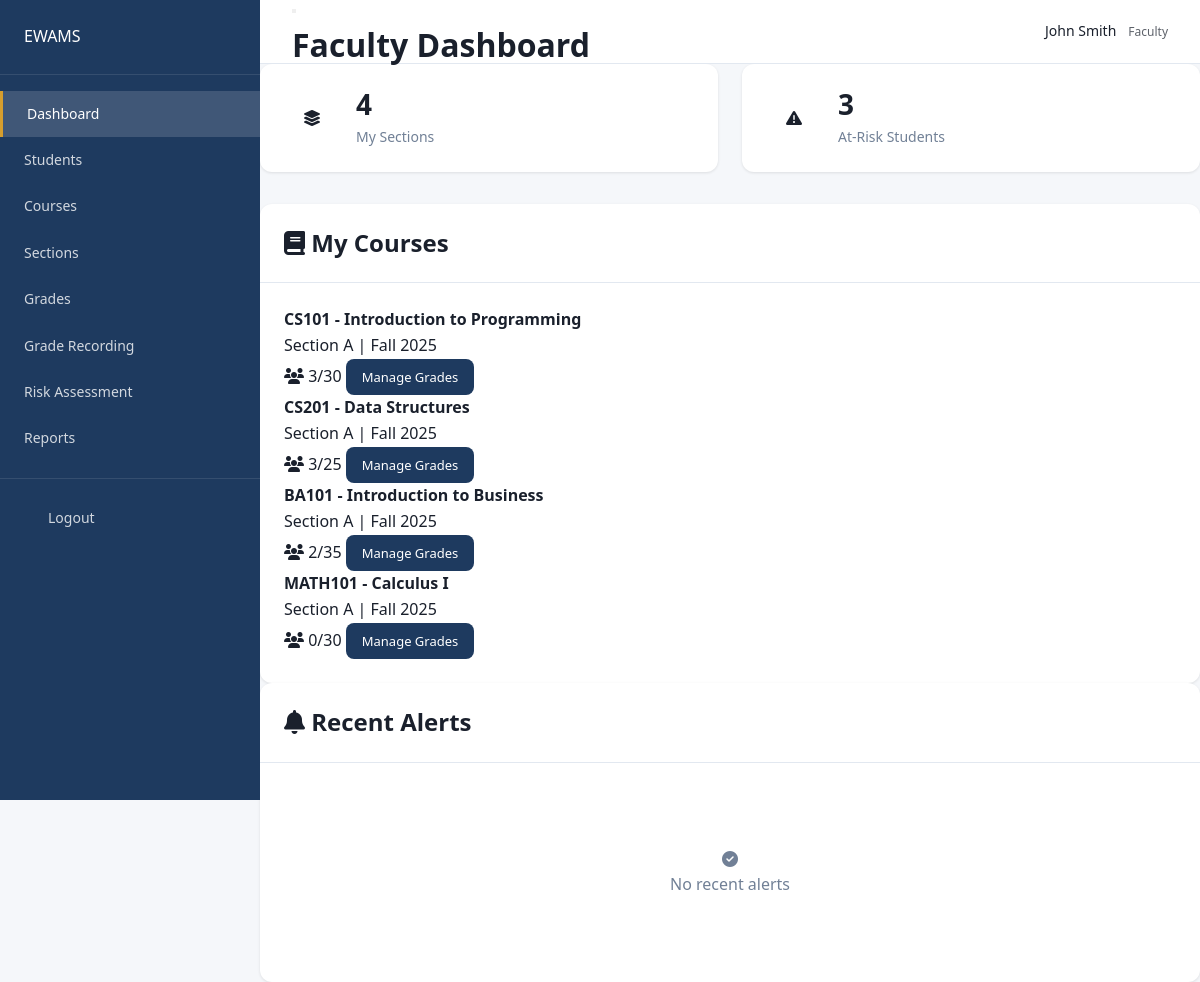
/dashboard (signed in), run on the app's committed database.
### tables this page shows
CREATE TABLE `sections` (
  `id` int NOT NULL AUTO_INCREMENT,
  `course_id` int NOT NULL,
  `term_id` int NOT NULL,
  `instructor_id` int DEFAULT NULL,
  `section_number` varchar(20) NOT NULL,
  `capacity` int DEFAULT '30',
  `schedule` varchar(255) DEFAULT NULL,
  `room` varchar(50) DEFAULT NULL,
  `created_at` timestamp DEFAULT CURRENT_TIMESTAMP,
  PRIMARY KEY (`id`),
  UNIQUE KEY `unique_section` (`course_id`, `term_id`, `section_number`),
  KEY `course_id` (`course_id`),
  KEY `term_id` (`term_id`),
  KEY `instructor_id` (`instructor_id`)
);

CREATE TABLE `courses` (
  `id` int NOT NULL AUTO_INCREMENT,
  `code` varchar(20) NOT NULL,
  `name` varchar(255) NOT NULL,
  `description` text,
  `credits` int DEFAULT '3',
  `program_id` int DEFAULT NULL,
  `created_at` timestamp DEFAULT CURRENT_TIMESTAMP,
  PRIMARY KEY (`id`),
  UNIQUE KEY `code` (`code`),
  KEY `program_id` (`program_id`)
);

CREATE TABLE `academic_terms` (
  `id` int NOT NULL AUTO_INCREMENT,
  `name` varchar(100) NOT NULL,
  `start_date` date NOT NULL,
  `end_date` date NOT NULL,
  `is_current` tinyint(1) DEFAULT '0',
  `created_at` timestamp DEFAULT CURRENT_TIMESTAMP,
  PRIMARY KEY (`id`)
);

### config/config.php (called while the page is built, shortened)
<?php
function getDB() {
    static $pdo = null;
    if ($pdo === null) {
        try {
            $pdo = new PDO(
                "mysql:host=" . DB_HOST . ";dbname=" . DB_NAME . ";charset=utf8mb4",
                DB_USER,
                DB_PASS,
                [PDO::ATTR_ERRMODE => PDO::ERRMODE_EXCEPTION, PDO::ATTR_DEFAULT_FETCH_MODE => PDO::FETCH_ASSOC]
            );
        } catch (PDOException $e) {
            die("Database connection failed: " . $e->getMessage());
        }
    }
    return $pdo;
}
function getCurrentUserId() {
    return $_SESSION['user_id'] ?? null;
}

### models/AcademicTerm.php (called while the page is built, shortened)
<?php
class AcademicTerm {
    private $db;
    public function __construct() {
        $this->db = getDB();
    }
    public function getCurrent() {
        $stmt = $this->db->query("SELECT * FROM academic_terms WHERE is_current = 1 LIMIT 1");
        return $stmt->fetch();
    }
}

### models/Section.php (called while the page is built, shortened)
<?php
class Section {
    private $db;
    public function __construct() {
        $this->db = getDB();
    }
    public function getByInstructor($instructorId, $termId = null) {
        $sql = "
            SELECT s.*, c.code as course_code, c.name as course_name, c.credits, t.name as term_name,
                   (SELECT COUNT(*) FROM enrollments WHERE section_id = s.id AND status = 'active') as enrolled_count
            FROM sections s
            JOIN courses c ON s.course_id = c.id
            LEFT JOIN academic_terms t ON s.term_id = t.id
            WHERE s.instructor_id = ?
        ";
        if ($termId) {
            $sql .= " AND s.term_id = ?";
            $stmt = $this->db->prepare($sql);
            $stmt->execute([$instructorId, $termId]);
        } else {
            $stmt = $this->db->prepare($sql);
            $stmt->execute([$instructorId]);
        }
        return $stmt->fetchAll();
    }
}

### models/Alert.php (called while the page is built, shortened)
<?php
class Alert {
    private $db;
    public function __construct() {
        $this->db = getDB();
    }
    public function getStudentAlerts($studentId, $limit = 10) {
        $limit = (int) $limit;
        $stmt = $this->db->prepare("
            SELECT * FROM alerts WHERE student_id = ? ORDER BY created_at DESC LIMIT $limit
        ");
        $stmt->execute([$studentId]);
        return $stmt->fetchAll();
    }
}

### views/dashboard/faculty.php (the view, shortened to what this page needs)
<?php
include __DIR__ . '/../layouts/header.php';
?>
<div class="dashboard">
    <div class="stats-grid">
        <div class="stat-card">
            <div class="stat-icon blue">
                <i class="fas fa-layer-group"></i>
            </div>
            <div class="stat-content">
                <h3><?php echo count($dashboardData['sections'] ?? []); ?></h3>
                <p>My Sections</p>
            </div>
        </div>
        <div class="stat-card">
            <div class="stat-icon red">
                <i class="fas fa-exclamation-triangle"></i>
            </div>
            <div class="stat-content">
                <h3><?php echo $dashboardData['at_risk_count'] ?? 0; ?></h3>
                <p>At-Risk Students</p>
            </div>
        </div>
    </div>
    <div class="dashboard-grid">
        <div class="card">
            <div class="card-header">
                <h2><i class="fas fa-book"></i> My Courses</h2>
            </div>
            <div class="card-body">
                <?php if (!empty($dashboardData['sections'])): ?>
                <div class="course-list">
                    <?php foreach ($dashboardData['sections'] as $section): ?>
                    <div class="course-item">
                        <div class="course-info">
                            <h4><?php echo $section['course_code']; ?> - <?php echo $section['course_name']; ?></h4>
                            <p>Section <?php echo $section['section_number']; ?> | <?php echo $section['term_name']; ?></p>
                        </div>
                        <div class="course-meta">
                            <span class="students-count">
                                <i class="fas fa-users"></i>
                                <?php echo $section['enrolled_count']; ?>/<?php echo $section['capacity']; ?>
                            </span>
                            <a href="<?php echo BASE_URL; ?>/grades?section_id=<?php echo $section['id']; ?>" class="btn btn-sm btn-primary">
                                Manage Grades
                            </a>
                        </div>
                    </div>
                    <?php endforeach; ?>
                </div>
                <?php endif; ?>
            </div>
        </div>
        <div class="card">
            <div class="card-header">
                <h2><i class="fas fa-bell"></i> Recent Alerts</h2>
            </div>
            <div class="card-body">
                <?php if (!empty($dashboardData['recent_alerts'])): ?>
                <div class="alerts-list">
                    <?php foreach ($dashboardData['recent_alerts'] as $alert): ?>
                    <div class="alert-item <?php echo $alert['severity']; ?>">
                        <i class="fas fa-exclamation-circle"></i>
                        <div class="alert-content">
                            <p><?php echo $alert['title']; ?></p>
                            <small><?php echo date('M d, Y', strtotime($alert['created_at'])); ?></small>
                        </div>
                    </div>
                    <?php endforeach; ?>
                </div>
                <?php else: ?>
                <div class="empty-state">
                    <i class="fas fa-check-circle"></i>
                    <p>No recent alerts</p>
                </div>
                <?php endif; ?>
            </div>
        </div>
    </div>
</div>
<?php include __DIR__ . '/../layouts/footer.php'; ?>

### public/css/styles.css (style rules this page uses)
:root { --primary: #1e3a5f; --primary-light: #2c5282; --secondary: #4a5568; --accent: #d69e2e; --success: #38a169; --warning: #d69e2e; --danger: #e53e3e; --bg: #f5f7fa; --card-bg: #ffffff; --text: #1a202c; --text-secondary: #718096; --border: #e2e8f0; --sidebar-width: 260px; --header-height: 64px; }
* { margin: 0; padding: 0; box-sizing: border-box; }
body { font-family: 'Segoe UI', Tahoma, Geneva, Verdana, sans-serif; background: var(--bg); color: var(--text); line-height: 1.6; }
a { text-decoration: none; color: inherit; }
.btn { display: inline-flex; align-items: center; justify-content: center; gap: 8px; padding: 12px 24px; border: none; border-radius: 8px; font-size: 15px; font-weight: 500; cursor: pointer; transition: all 0.2s; }
.btn-primary { background: var(--primary); color: white; }
.btn-sm { padding: 8px 16px; font-size: 13px; }
.card { background: var(--card-bg); border-radius: 12px; box-shadow: 0 1px 3px rgba(0, 0, 0, 0.1); overflow: hidden; }
.card-header { padding: 20px 24px; border-bottom: 1px solid var(--border); display: flex; align-items: center; justify-content: space-between; }
.card-body { padding: 24px; }
.stats-grid { display: grid; grid-template-columns: repeat(auto-fit, minmax(240px, 1fr)); gap: 24px; margin-bottom: 32px; }
.stat-card { background: var(--card-bg); border-radius: 12px; padding: 24px; box-shadow: 0 1px 3px rgba(0, 0, 0, 0.1); display: flex; align-items: center; gap: 16px; }
.stat-icon { width: 56px; height: 56px; border-radius: 12px; display: flex; align-items: center; justify-content: center; }
.stat-content h3 { font-size: 28px; font-weight: 700; line-height: 1.2; }
.stat-content p { font-size: 14px; color: var(--text-secondary); margin-top: 4px; }
.empty-state { text-align: center; padding: 60px 20px; color: var(--text-secondary); }

### data on the page
sections: course.code "CS101", course.name "Introduction to Programming", section_number "A", term.name "Fall 2025", enrolled_count "3", capacity "30"
sections: course.code "CS201", course.name "Data Structures", section_number "A", term.name "Fall 2025", enrolled_count "3", capacity "25"
sections: course.code "BA101", course.name "Introduction to Business", section_number "A", term.name "Fall 2025", enrolled_count "2", capacity "35"
sections: course.code "MATH101", course.name "Calculus I", section_number "A", term.name "Fall 2025", enrolled_count "0", capacity "30"

### other printed values
$pageTitle "Faculty Dashboard"
$_SESSION['first_name'] "John"
$_SESSION['last_name'] "Smith"
$_SESSION['role'] "Faculty"
count($dashboardData['sections'] ?? []) "4"
$dashboardData['at_risk_count'] "3"
